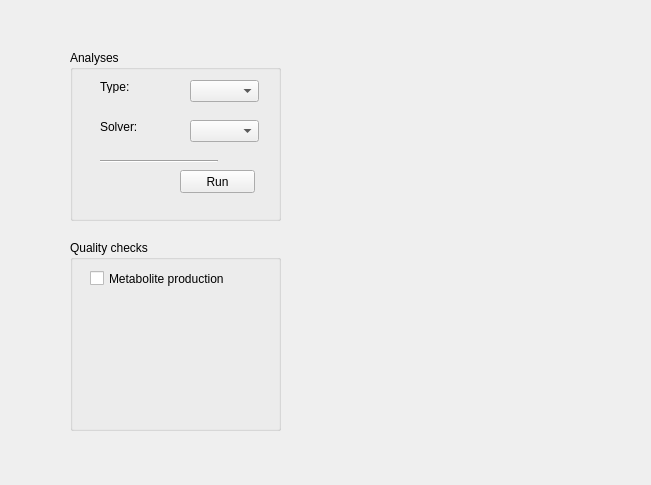
<?xml version="1.0" encoding="UTF-8"?>
<ui version="4.0">
 <class>Form</class>
 <widget class="QWidget" name="Form">
  <property name="geometry">
   <rect>
    <x>0</x>
    <y>0</y>
    <width>651</width>
    <height>485</height>
   </rect>
  </property>
  <property name="windowTitle">
   <string>Form</string>
  </property>
  <widget class="QGroupBox" name="groupBox">
   <property name="geometry">
    <rect>
     <x>70</x>
     <y>50</y>
     <width>211</width>
     <height>171</height>
    </rect>
   </property>
   <property name="title">
    <string>Analyses</string>
   </property>
   <widget class="QComboBox" name="comboBox">
    <property name="geometry">
     <rect>
      <x>120</x>
      <y>30</y>
      <width>69</width>
      <height>22</height>
     </rect>
    </property>
   </widget>
   <widget class="QComboBox" name="comboBox_2">
    <property name="geometry">
     <rect>
      <x>120</x>
      <y>70</y>
      <width>69</width>
      <height>22</height>
     </rect>
    </property>
   </widget>
   <widget class="QLabel" name="label">
    <property name="geometry">
     <rect>
      <x>30</x>
      <y>30</y>
      <width>47</width>
      <height>13</height>
     </rect>
    </property>
    <property name="text">
     <string>Type:</string>
    </property>
   </widget>
   <widget class="QLabel" name="label_2">
    <property name="geometry">
     <rect>
      <x>30</x>
      <y>70</y>
      <width>47</width>
      <height>13</height>
     </rect>
    </property>
    <property name="text">
     <string>Solver:</string>
    </property>
   </widget>
   <widget class="QPushButton" name="pushButton">
    <property name="geometry">
     <rect>
      <x>110</x>
      <y>120</y>
      <width>75</width>
      <height>23</height>
     </rect>
    </property>
    <property name="text">
     <string>Run</string>
    </property>
   </widget>
   <widget class="Line" name="line">
    <property name="geometry">
     <rect>
      <x>30</x>
      <y>110</y>
      <width>118</width>
      <height>3</height>
     </rect>
    </property>
    <property name="orientation">
     <enum>Qt::Horizontal</enum>
    </property>
   </widget>
  </widget>
  <widget class="QGroupBox" name="groupBox_2">
   <property name="geometry">
    <rect>
     <x>70</x>
     <y>240</y>
     <width>211</width>
     <height>191</height>
    </rect>
   </property>
   <property name="title">
    <string>Quality checks</string>
   </property>
   <widget class="QCheckBox" name="checkBox">
    <property name="geometry">
     <rect>
      <x>20</x>
      <y>30</y>
      <width>161</width>
      <height>17</height>
     </rect>
    </property>
    <property name="text">
     <string>Metabolite production</string>
    </property>
   </widget>
  </widget>
 </widget>
 <resources/>
 <connections/>
</ui>
